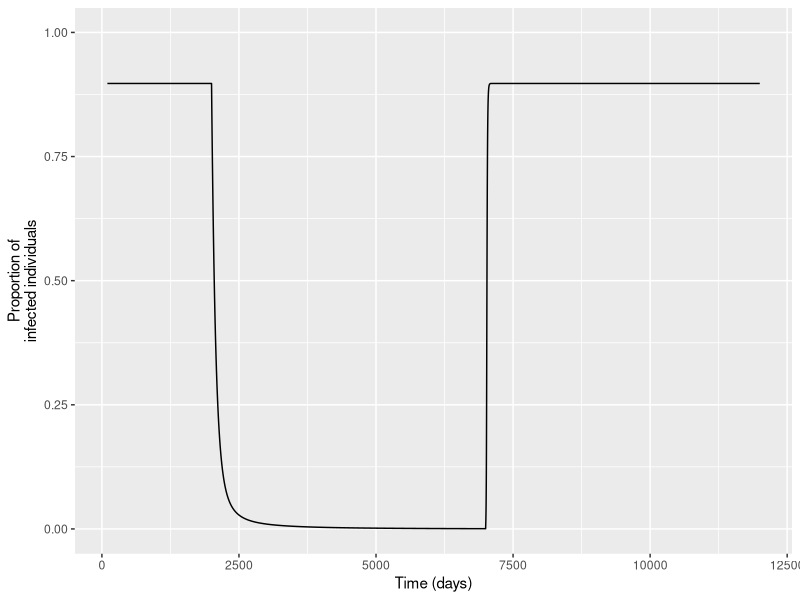

Write the R code that produced this figure.
library(deSolve)
library(ggplot2)

theta_before=c("m"=5,"a"=0.5,"b"=0.09, "c"=1,"p"=0.95,"v"=12, "r"=1/80)
theta_control=c("m"=0.05,"a"=0.5,"b"=0.09, "c"=1,"p"=0.95,"v"=12, "r"=1/80)


##SIR model
RossMacDonald<-function(t,x,parms){
  # version from Smith and McKenzie, 2004
  
  ## state variables
  Hi = x[1]
  Vi = x[2]
  
  ## parameter values
  m = parms["m"]
  a = parms["a"]
  b = parms["b"]
  c = parms["c"]
  p = parms["p"]
  v = parms["v"]
  r = parms["r"]
  g= -log(p)
  
  ##variations
  dHi=m*a*b*(1-Hi)*Vi - r*Hi
  dVi= a*c*Hi*(exp(-g*v)-Vi) - g*Vi
  res  = c(dHi, dVi)
  list(res)
}

simulate_RM=function(parameters, init,max_time){
  
  #parameters
  parms = c(parameters["m"],parameters["a"],
            parameters["b"],parameters["c"],
            parameters["p"],parameters["v"],
            parameters["r"])

  #simulation
  temps <- seq(0,max_time) 
  solveRM <- lsoda(y =init, times=temps, func = RossMacDonald, 
                   parms = parms)
  solutionRM=as.data.frame(solveRM)
  names(solutionRM)=c("time","Hi","Vi")
  
  return(solutionRM)
}

calculate_R0=function(parameters){
  return(c("R0"=as.numeric(parameters["m"]*(parameters["a"]^2)*parameters["b"]*parameters["c"]*(parameters["p"]^parameters["v"])/parameters["r"]/(-log(parameters["p"])))))
}

simul_before=simulate_RM(parameters = theta_before, init=c(0.5, 0.5),max_time = 2000)
simul_control=simulate_RM(parameters = theta_control, init=as.numeric(simul_before[2000,c(2,3)]), max_time = 5000)
simul_after=simulate_RM(parameters = theta_before, init=as.numeric(simul_control[2000,c(2,3)]), max_time = 5000)
simul_control$time=simul_control$time+2000
simul_after$time=simul_after$time+7000


calculate_R0(theta_before)
calculate_R0(theta_control)

ggplot(rbind(simul_before,simul_control, simul_after))+
  geom_line(aes(x=time, y=Hi))+ ylim(0,1)+xlim(100,NA)+
  labs(y="Proportion of\ninfected individuals", x="Time (days)")
